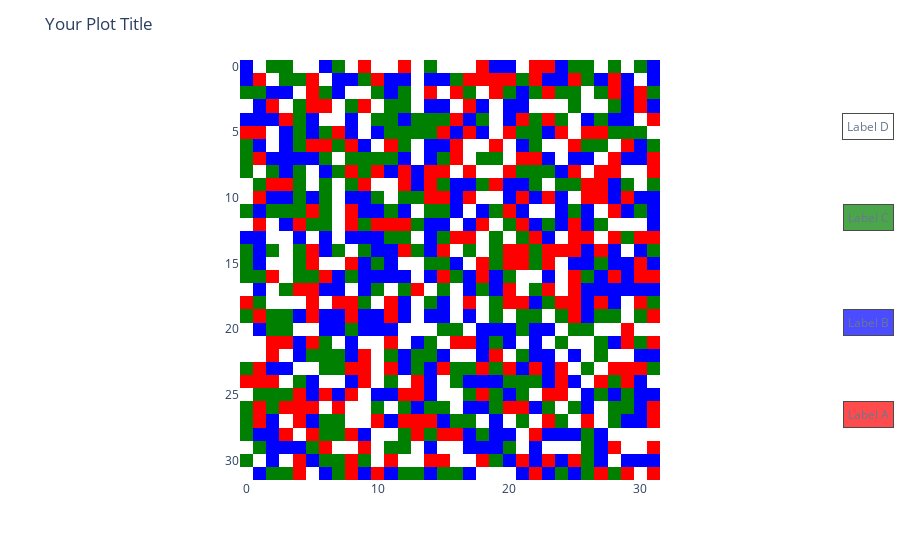

The notebook cell saved with this chart:
### Code cell
import numpy as np
import plotly.express as px

# Example data: a 32x32 grid with values in the range [0, 3)
data = np.random.randint(0, 4, size=(32, 32))

# Create a custom color scale with distinct colors and corresponding labels
colors = ["red", "blue", "green", "white"]
labels = ["Label A", "Label B", "Label C", "Label D"]

# Create a figure with specified color labels
fig = px.imshow(data, color_continuous_scale=colors, labels=dict(color="Label"))

# Remove the gradient color scale
fig.update_coloraxes(colorbar_title_text='', showscale=False)

# Manually add text labels on the right side
fig.update_layout(annotations=[
    dict(
        text=label,
        x=1.1,
        y=(i + 0.5) / len(colors),
        xref='paper',
        yref='paper',
        showarrow=False,
        font=dict(size=12),
        bgcolor=colors[i],
        opacity=0.7,
        borderpad=4,
        bordercolor='black',
        borderwidth=1
    ) for i, label in enumerate(labels)
])

# Set the title
fig.update_layout(title_text="Your Plot Title")

# Add colored rectangles to indicate the colors corresponding to labels
for i, color in enumerate(colors):
    fig.add_shape(
        dict(
            type='rect',
            x0=1.15,
            x1=1.25,
            y0=(i + 0.3) / len(colors),
            y1=(i + 0.7) / len(colors),
            fillcolor=color,
            opacity=0.7,
            layer="below",
            line=dict(width=1, color='black')
        )
    )

# Show the plot
fig.show()

### Figure 1 — Plotly figure (JSON) as saved in the notebook; plotly's stock layout.template omitted (floating-point values rounded to 4 significant figures; data arrays with more than 128 entries replaced by an {"elided": "..."} marker saying what was removed)
{"data": [{"coloraxis": "coloraxis", "hovertemplate": "x: %{x}<br>y: %{y}<br>Label: %{z}<extra></extra>", "name": "0", "type": "heatmap", "xaxis": "x", "yaxis": "y", "z": {"elided": "32x32 int values"}}], "layout": {"annotations": [{"bgcolor": "red", "bordercolor": "black", "borderpad": 4, "borderwidth": 1, "font": {"size": 12}, "opacity": 0.7, "showarrow": false, "text": "Label A", "x": 1.1, "xref": "paper", "y": 0.125, "yref": "paper"}, {"bgcolor": "blue", "bordercolor": "black", "borderpad": 4, "borderwidth": 1, "font": {"size": 12}, "opacity": 0.7, "showarrow": false, "text": "Label B", "x": 1.1, "xref": "paper", "y": 0.375, "yref": "paper"}, {"bgcolor": "green", "bordercolor": "black", "borderpad": 4, "borderwidth": 1, "font": {"size": 12}, "opacity": 0.7, "showarrow": false, "text": "Label C", "x": 1.1, "xref": "paper", "y": 0.625, "yref": "paper"}, {"bgcolor": "white", "bordercolor": "black", "borderpad": 4, "borderwidth": 1, "font": {"size": 12}, "opacity": 0.7, "showarrow": false, "text": "Label D", "x": 1.1, "xref": "paper", "y": 0.875, "yref": "paper"}], "coloraxis": {"colorbar": {"title": {"text": ""}}, "colorscale": [[0, "red"], [0.3333, "blue"], [0.6667, "green"], [1, "white"]], "showscale": false}, "margin": {"t": 60}, "shapes": [{"fillcolor": "red", "layer": "below", "line": {"color": "black", "width": 1}, "opacity": 0.7, "type": "rect", "x0": 1.15, "x1": 1.25, "y0": 0.075, "y1": 0.175}, {"fillcolor": "blue", "layer": "below", "line": {"color": "black", "width": 1}, "opacity": 0.7, "type": "rect", "x0": 1.15, "x1": 1.25, "y0": 0.325, "y1": 0.425}, {"fillcolor": "green", "layer": "below", "line": {"color": "black", "width": 1}, "opacity": 0.7, "type": "rect", "x0": 1.15, "x1": 1.25, "y0": 0.575, "y1": 0.675}, {"fillcolor": "white", "layer": "below", "line": {"color": "black", "width": 1}, "opacity": 0.7, "type": "rect", "x0": 1.15, "x1": 1.25, "y0": 0.825, "y1": 0.925}], "title": {"text": "Your Plot Title"}, "xaxis": {"anchor": "y", "constrain": "domain", "domain": [0, 1], "scaleanchor": "y"}, "yaxis": {"anchor": "x", "autorange": "reversed", "constrain": "domain", "domain": [0, 1]}}}
